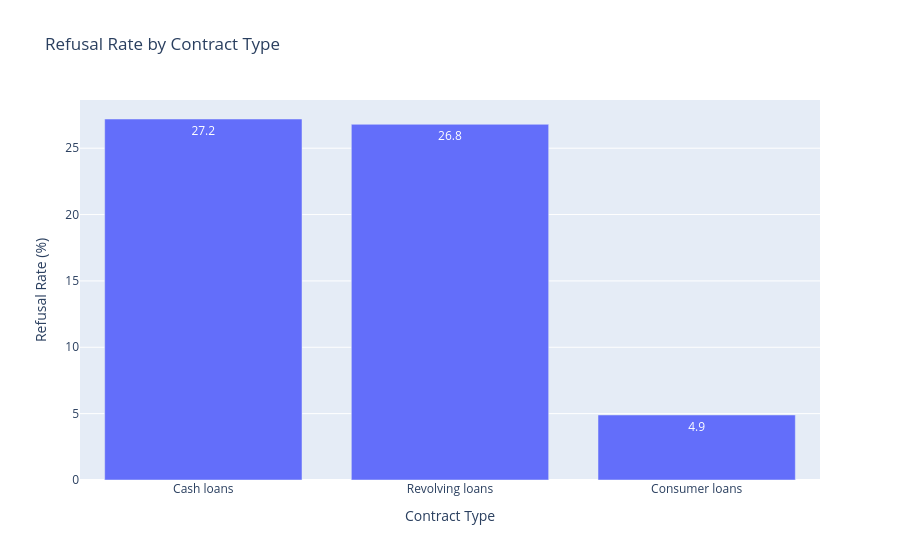

The cell this chart's notebook holds for it:
### Code cell
px.bar(data_frame= contract, x= 'NAME_CONTRACT_TYPE', y= 'Refusal_Rate', text= 'Refusal_Rate',
       labels= {'NAME_CONTRACT_TYPE' : 'Contract Type', 'Refusal_Rate' : 'Refusal Rate (%)'},
       title= 'Refusal Rate by Contract Type')

### Figure 1 — Plotly figure (JSON) as saved in the notebook; plotly's stock layout.template omitted (floating-point values rounded to 4 significant figures)
{"data": [{"hovertemplate": "Contract Type=%{x}<br>Refusal Rate (%)=%{text}<extra></extra>", "legendgroup": "", "marker": {"color": "#636efa", "pattern": {"shape": ""}}, "name": "", "orientation": "v", "showlegend": false, "text": [27.2, 26.8, 4.9], "textposition": "auto", "type": "bar", "x": ["Cash loans", "Revolving loans", "Consumer loans"], "xaxis": "x", "y": [27.2, 26.8, 4.9], "yaxis": "y"}], "layout": {"barmode": "relative", "legend": {"tracegroupgap": 0}, "title": {"text": "Refusal Rate by Contract Type"}, "xaxis": {"anchor": "y", "domain": [0, 1], "title": {"text": "Contract Type"}}, "yaxis": {"anchor": "x", "domain": [0, 1], "title": {"text": "Refusal Rate (%)"}}}}
